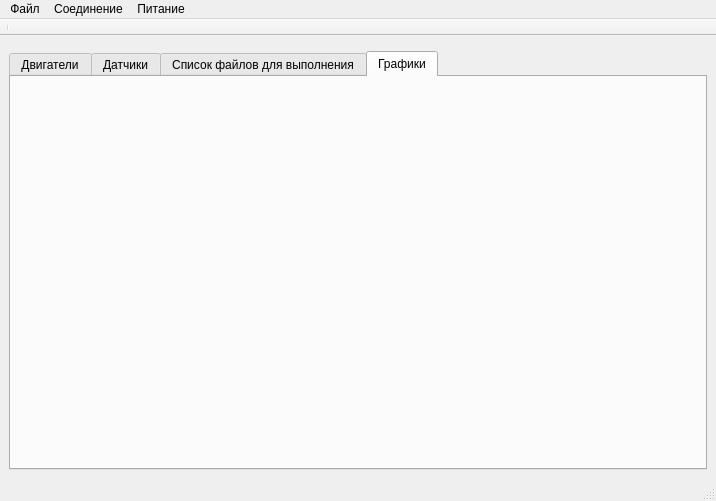
<?xml version="1.0" encoding="UTF-8"?>
<ui version="4.0">
 <class>MainWindow</class>
 <widget class="QMainWindow" name="MainWindow">
  <property name="geometry">
   <rect>
    <x>0</x>
    <y>0</y>
    <width>716</width>
    <height>501</height>
   </rect>
  </property>
  <property name="windowTitle">
   <string>AR600E - интерфейс управления</string>
  </property>
  <widget class="QWidget" name="centralwidget">
   <layout class="QGridLayout" name="gridLayout_2">
    <item row="0" column="0">
     <layout class="QGridLayout" name="gridLayout" rowstretch="0,10" columnstretch="0,10,0">
      <item row="0" column="0">
       <layout class="QVBoxLayout" name="PowerWidgetLayout"/>
      </item>
      <item row="0" column="1">
       <layout class="QVBoxLayout" name="RecordWidgetLayout">
        <property name="sizeConstraint">
         <enum>QLayout::SetFixedSize</enum>
        </property>
       </layout>
      </item>
      <item row="0" column="2" rowspan="2">
       <layout class="QGridLayout" name="gridLayout_5" rowstretch="2,8">
        <item row="0" column="0">
         <layout class="QHBoxLayout" name="MoveControlLayout">
          <property name="sizeConstraint">
           <enum>QLayout::SetDefaultConstraint</enum>
          </property>
         </layout>
        </item>
        <item row="1" column="0">
         <layout class="QHBoxLayout" name="MotorControlLayout">
          <property name="sizeConstraint">
           <enum>QLayout::SetFixedSize</enum>
          </property>
         </layout>
        </item>
       </layout>
      </item>
      <item row="1" column="0" colspan="2">
       <widget class="QTabWidget" name="tabWidget">
        <property name="currentIndex">
         <number>3</number>
        </property>
        <widget class="QWidget" name="tabDriver">
         <attribute name="title">
          <string>Двигатели</string>
         </attribute>
         <layout class="QGridLayout" name="gridLayout_3">
          <item row="0" column="0">
           <layout class="QVBoxLayout" name="MotorTableLayout">
            <property name="sizeConstraint">
             <enum>QLayout::SetFixedSize</enum>
            </property>
           </layout>
          </item>
         </layout>
        </widget>
        <widget class="QWidget" name="tabSensor">
         <attribute name="title">
          <string>Датчики</string>
         </attribute>
         <layout class="QGridLayout" name="gridLayout_4">
          <item row="0" column="0">
           <layout class="QVBoxLayout" name="SensorTableLayout">
            <property name="sizeConstraint">
             <enum>QLayout::SetFixedSize</enum>
            </property>
           </layout>
          </item>
         </layout>
        </widget>
        <widget class="QWidget" name="tab">
         <attribute name="title">
          <string>Список файлов для выполнения</string>
         </attribute>
         <layout class="QGridLayout" name="gridLayout_6">
          <item row="0" column="0">
           <layout class="QVBoxLayout" name="MoveFilesWidgetLayout">
            <property name="sizeConstraint">
             <enum>QLayout::SetFixedSize</enum>
            </property>
           </layout>
          </item>
         </layout>
        </widget>
        <widget class="QWidget" name="tabPlot">
         <attribute name="title">
          <string>Графики</string>
         </attribute>
         <layout class="QGridLayout" name="gridLayout_7">
          <item row="0" column="0">
           <layout class="QVBoxLayout" name="plotLayout">
            <property name="sizeConstraint">
             <enum>QLayout::SetFixedSize</enum>
            </property>
           </layout>
          </item>
         </layout>
        </widget>
       </widget>
      </item>
     </layout>
    </item>
   </layout>
  </widget>
  <widget class="QMenuBar" name="menubar">
   <property name="geometry">
    <rect>
     <x>0</x>
     <y>0</y>
     <width>716</width>
     <height>21</height>
    </rect>
   </property>
   <widget class="QMenu" name="menu">
    <property name="title">
     <string>Файл</string>
    </property>
    <addaction name="actionOpenConfigFile"/>
    <addaction name="actionSaveConfigFile"/>
    <addaction name="actionOpenCorrectionFile"/>
    <addaction name="action_Open_DRIVEMAT"/>
   </widget>
   <widget class="QMenu" name="menu_2">
    <property name="title">
     <string>Соединение</string>
    </property>
    <addaction name="actionConnect"/>
    <addaction name="actionDisconnect"/>
    <addaction name="actionOpenConnectConfig"/>
   </widget>
   <widget class="QMenu" name="menu_3">
    <property name="title">
     <string>Питание</string>
    </property>
    <addaction name="actionOn"/>
    <addaction name="actionOff"/>
   </widget>
   <addaction name="menu"/>
   <addaction name="menu_2"/>
   <addaction name="menu_3"/>
  </widget>
  <widget class="QStatusBar" name="statusbar"/>
  <widget class="QToolBar" name="MainToolBar">
   <property name="windowTitle">
    <string>Панель настроек</string>
   </property>
   <property name="movable">
    <bool>false</bool>
   </property>
   <property name="floatable">
    <bool>false</bool>
   </property>
   <attribute name="toolBarArea">
    <enum>TopToolBarArea</enum>
   </attribute>
   <attribute name="toolBarBreak">
    <bool>false</bool>
   </attribute>
   <addaction name="separator"/>
  </widget>
  <action name="actionOpenConfigFile">
   <property name="text">
    <string>Открыть файл настроек</string>
   </property>
  </action>
  <action name="actionSaveConfigFile">
   <property name="text">
    <string>Сохранить файл настроек</string>
   </property>
  </action>
  <action name="actionConnect">
   <property name="text">
    <string>Подключиться</string>
   </property>
  </action>
  <action name="actionDisconnect">
   <property name="text">
    <string>Отключиться</string>
   </property>
  </action>
  <action name="actionOn">
   <property name="text">
    <string>Включить все</string>
   </property>
  </action>
  <action name="actionOff">
   <property name="text">
    <string>Выключить все</string>
   </property>
  </action>
  <action name="actionOpenConnectConfig">
   <property name="text">
    <string>Настройки</string>
   </property>
  </action>
  <action name="actionOpenCorrectionFile">
   <property name="text">
    <string>Открыть файл обр. связи</string>
   </property>
  </action>
  <action name="action_Open_DRIVEMAT">
   <property name="text">
    <string>Открыть файл DRIVEMAT</string>
   </property>
  </action>
 </widget>
 <resources/>
 <connections/>
</ui>
